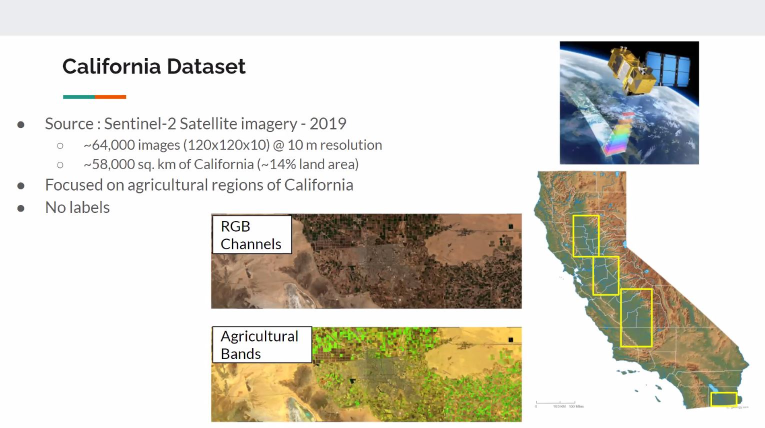
#> input picture Chapter 02/13. Images/5 project_data set.JPG, 1529 x 856 px (shown at 1/2 size)
$ python test_img.py
#> lines starting #> are read from the running program, lines starting #| are printed output that depends on the picture
import numpy as np
from PIL import Image
import pandas as pd


img = Image.open('5 project_data set.JPG')
#> img is the input picture: PIL image 1529x856 RGB; mean R, G, B 215.8, 212.5, 202

print(img)
#| <PIL.JpegImagePlugin.JpegImageFile image mode=RGB size=1529x856 at 0x7F46071AFFD0>
print(img.size)
#| (1529, 856)


arr = np.array(img, dtype=float)
print(arr.shape)
#| (856, 1529, 3)
# img.show()


img2 = img.convert('L')     # BLACK AND WHITE
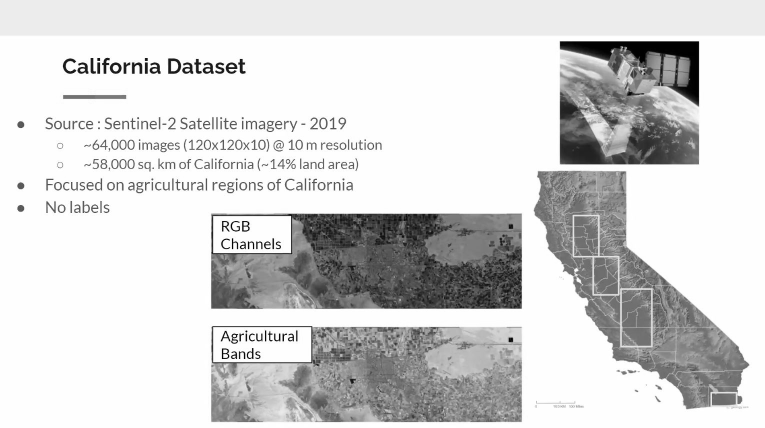
#> img2: PIL image 1529x856 L (shown at 1/2 size); min 0, max 255, mean 212.3
arr2 = np.array(img2, dtype=float)
print(arr2.shape)
#| (856, 1529)
img2.show()


# Resize
img3 = img.resize((255,255))     # BLACK AND WHITE
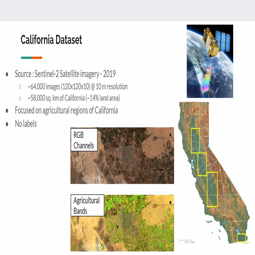
#> img3: PIL image 255x255 RGB; mean R, G, B 215.7, 212.5, 201.9
arr3 = np.array(img2, dtype=float)
print(arr3.shape)
#| (856, 1529)
# img3.show()
